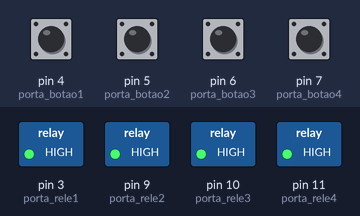
A sketch run on a simulated Arduino Uno, built with avr-gcc and run on an emulated ATmega328P. Parts: switched loads named in the sketch (green lamp = pin HIGH). The inputs (shaded band) are chosen by the test bench; at power-on: pin 4 (porta_botao1), pin 5 (porta_botao2), pin 6 (porta_botao3), pin 7 (porta_botao4) LOW.

Above: at 1.2 s.
1.3 s: pin 4 (porta_botao1) pulled HIGH for 0.15 s
At 3.4 s:
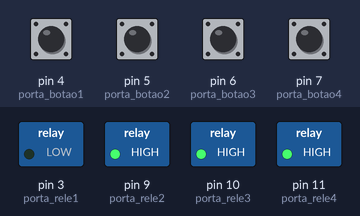
3.8 s: pin 5 (porta_botao2) pulled HIGH for 0.15 s
At 6.1 s:
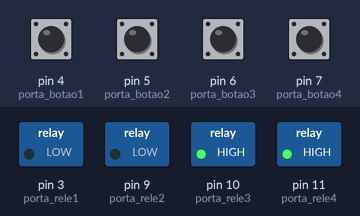
6.9 s: pin 6 (porta_botao3) pulled HIGH for 0.15 s
At 8.3 s:
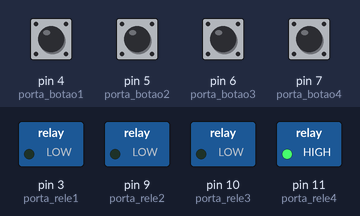
8.6 s: pin 7 (porta_botao4) pulled HIGH for 0.15 s
At 9.6 s:
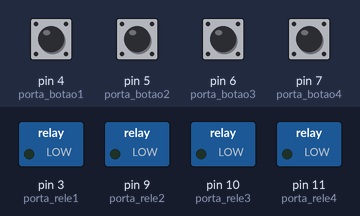
10.3 s: pin 4 (porta_botao1) pulled HIGH for 1 s
At 12.5 s:
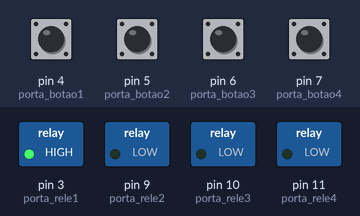
12.8 s: pin 5 (porta_botao2) pulled HIGH for 1 s
At 15.3 s:
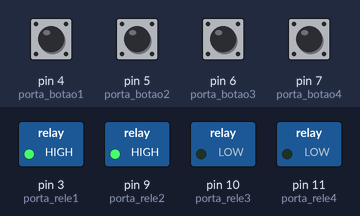
Timing chart, 0 to 16.8 s (numbered marks = the images above; inputs shaded):
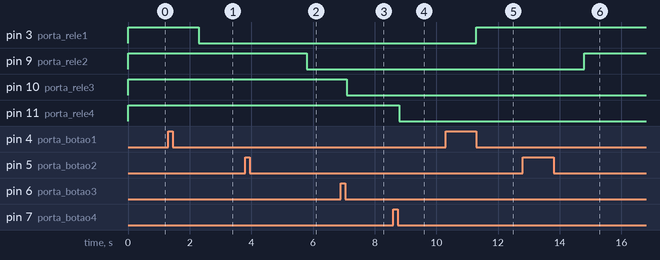

The sketch:

TESTERELEBOTAO.ino
```cpp
//Programa : Teste Módulo Rele Arduino - Botoes


//Porta ligada ao pino IN1 do modulo
int porta_rele1 = 3;
//Porta ligada ao pino IN2 do modulo
int porta_rele2 = 9;
//Porta ligada ao pino IN3 do modulo
int porta_rele3 = 10;
//Porta ligada ao pino IN4 do modulo
int porta_rele4 = 11;
//Porta ligada ao botao 1
int porta_botao1 = 4;
//Porta ligada ao botao 2
int porta_botao2 = 5;
//Porta ligada ao botao 3
int porta_botao3 = 6;
//Porta ligada ao botao 4
int porta_botao4 = 7;

//Armazena o estado do rele - 0 (LOW) ou 1 (HIGH)
int estadorele1 = 1;
int estadorele2 = 1;
int estadorele3 = 1;
int estadorele4 = 1;

//Armazena o valor lido dos botoes
int leitura1 = 0;
int leitura2 = 0;
int leitura3 = 0;
int leitura4 = 0;


void setup()
{
  //Define pinos para o rele como saida
  pinMode(porta_rele1, OUTPUT);
  pinMode(porta_rele2, OUTPUT);
  pinMode(porta_rele3, OUTPUT);
  pinMode(porta_rele4, OUTPUT);

  //Define pinos dos botoes como entrada
  pinMode(porta_botao1, INPUT);
  pinMode(porta_botao2, INPUT);
  pinMode(porta_botao3, INPUT);
  pinMode(porta_botao4, INPUT);

  //Estado inicial dos reles - desligados
  digitalWrite(porta_rele1, HIGH);
  digitalWrite(porta_rele2, HIGH);
  digitalWrite(porta_rele3, HIGH);
  digitalWrite(porta_rele4, HIGH);
}

void loop(){

   //Verifica o acionamento do botao 1
  leitura1 = digitalRead(porta_botao1);
  if (leitura1 != 0)
  {
    while(digitalRead(porta_botao1) != 0)
    {
     delay(1000);
     }

    //Inverte o estado da porta
    estadorele1 = !estadorele1;
    //Comandos para o rele 1
    digitalWrite(porta_rele1, estadorele1);
     }
  {

  //Verifica o acionamento do botao 2
  leitura2 = digitalRead(porta_botao2);
  if (leitura2 != 0)
  {
    while(digitalRead(porta_botao2) != 0)
    {
      delay(2000);
    }
    //Inverte o estado da porta
    estadorele2 = !estadorele2;
    //Comandos para o rele 2
    digitalWrite(porta_rele2, estadorele2);

  }

     //Verifica o acionamento do botao 3
  leitura3 = digitalRead(porta_botao3);
  if (leitura3 != 0)
  {
    while(digitalRead(porta_botao3) != 0)
    {
      delay(100);
    }
    //Inverte o estado da porta
    estadorele3 = !estadorele3;

    //Comandos para o rele 3
    digitalWrite(porta_rele3, estadorele3);
    }

   //Verifica o acionamento do botao 4
  leitura4 = digitalRead(porta_botao4);
  if (leitura4 != 0)
  {
    while(digitalRead(porta_botao4) != 0)
    {
      delay(100);
    }
    //Inverte o estado da porta
    estadorele4 = !estadorele4;
    //Comandos para o rele 4
    digitalWrite(porta_rele4, estadorele4);
  }

}}
```

Measured:
- after the input at 1.3 s, pin 3 (porta_rele1): HIGH → LOW after 1.0 s
- after the input at 3.8 s, pin 9 (porta_rele2): HIGH → LOW after 2.0 s
- after the input at 6.9 s, pin 10 (porta_rele3): HIGH → LOW after 0.20 s
- after the input at 8.6 s, pin 11 (porta_rele4): HIGH → LOW after 0.20 s
- after the input at 10.3 s, pin 3 (porta_rele1): LOW → HIGH after 1.0 s
- after the input at 12.8 s, pin 9 (porta_rele2): LOW → HIGH after 2.0 s
